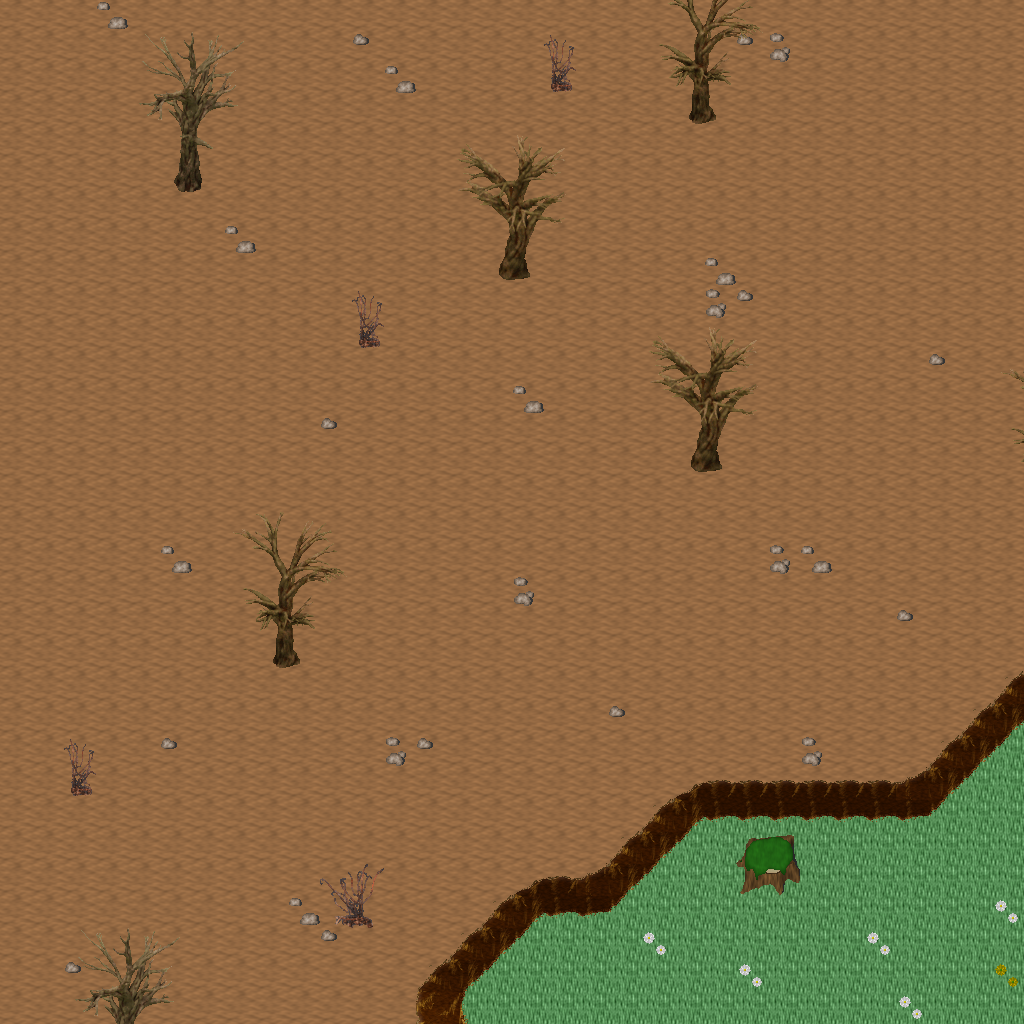

This is a level from a 2D game, rendered from its Tiled map with the project's own tilesets. A one-line summary and the map file follow, with tile-layer data summarised:
An orthogonal 32x32 tile map with 32x32 px tiles, 5 tile layers (Ground, Objects, Objects2, Above, ...), 1 hidden layer not drawn, 21 tilesets.

<map version="1.10" tiledversion="1.11.0" orientation="orthogonal" renderorder="right-down" width="32" height="32" tilewidth="32" tileheight="32" infinite="0" nextlayerid="11" nextobjectid="1">
 <tileset firstgid="1" name="ground_ground" tilewidth="32" tileheight="32" tilecount="33" columns="3">
  <image source="../drawable/ground_ground.png" width="96" height="352" />
 </tileset>
 <tileset firstgid="34" name="ground_ridge_earth_dark" tilewidth="32" tileheight="32" tilecount="96" columns="12">
  <image source="../drawable/ground_ridge_earth_dark.png" width="384" height="256" />
 </tileset>
 <tileset firstgid="130" name="ground_rock_pebbles" tilewidth="32" tileheight="32" tilecount="3" columns="1">
  <image source="../drawable/ground_rock_pebbles.png" width="32" height="96" />
 </tileset>
 <tileset firstgid="133" name="plant_grasses" tilewidth="32" tileheight="32" tilecount="6" columns="3">
  <image source="../drawable/plant_grasses.png" width="96" height="64" />
 </tileset>
 <tileset firstgid="139" name="ground_grass_corners" tilewidth="32" tileheight="32" tilecount="24" columns="6">
  <image source="../drawable/ground_grass_corners.png" width="192" height="128" />
 </tileset>
 <tileset firstgid="163" name="ground_grass_edges" tilewidth="32" tileheight="32" tilecount="36" columns="12">
  <image source="../drawable/ground_grass_edges.png" width="384" height="96" />
 </tileset>
 <tileset firstgid="199" name="plant_flower_daisy_white" tilewidth="32" tileheight="32" tilecount="8" columns="2">
  <image source="../drawable/plant_flower_daisy_white.png" width="64" height="128" />
 </tileset>
 <tileset firstgid="207" name="plant_flower_daisy_yellow" tilewidth="32" tileheight="32" tilecount="8" columns="2">
  <image source="../drawable/plant_flower_daisy_yellow.png" width="64" height="128" />
 </tileset>
 <tileset firstgid="215" name="plant_stump_stump_green" tilewidth="32" tileheight="32" tilecount="4" columns="2">
  <image source="../drawable/plant_stump_stump_green.png" width="64" height="64" />
 </tileset>
 <tileset firstgid="219" name="plant_tree_tree_darkgreen" tilewidth="32" tileheight="32" tilecount="88" columns="8">
  <image source="../drawable/plant_tree_tree_darkgreen.png" width="256" height="352" />
 </tileset>
 <tileset firstgid="307" name="logic_creature_animal" tilewidth="32" tileheight="32" tilecount="32" columns="8">
  <image source="../drawable/logic_creature_animal.png" width="256" height="128" />
 </tileset>
 <tileset firstgid="339" name="logic_item_resources" tilewidth="32" tileheight="32" tilecount="6" columns="6">
  <image source="../drawable/logic_item_resources.png" width="192" height="32" />
 </tileset>
 <tileset firstgid="345" name="logic_item_mushroom" tilewidth="32" tileheight="32" tilecount="6" columns="6">
  <image source="../drawable/logic_item_mushroom.png" width="192" height="32" />
 </tileset>
 <tileset firstgid="351" name="logic_collision" tilewidth="32" tileheight="32" tilecount="1" columns="1">
  <image source="../drawable/logic_collision.png" width="32" height="32" />
 </tileset>
 <tileset firstgid="352" name="plant_tree_dead_tree_5" tilewidth="32" tileheight="32" tilecount="20" columns="4">
  <image source="../drawable/plant_tree_dead_tree_5.png" width="128" height="160" />
 </tileset>
 <tileset firstgid="372" name="plant_tree_dead_tree_6" tilewidth="32" tileheight="32" tilecount="20" columns="4">
  <image source="../drawable/plant_tree_dead_tree_6.png" width="128" height="160" />
 </tileset>
 <tileset firstgid="392" name="plant_tree_dead_tree_7" tilewidth="32" tileheight="32" tilecount="20" columns="4">
  <image source="../drawable/plant_tree_dead_tree_7.png" width="128" height="160" />
 </tileset>
 <tileset firstgid="412" name="plant_bush_large_dead" tilewidth="32" tileheight="32" tilecount="2" columns="1">
  <image source="../drawable/plant_bush_large_dead.png" width="32" height="64" />
 </tileset>
 <tileset firstgid="414" name="plant_bush_large_wide_dead" tilewidth="32" tileheight="32" tilecount="4" columns="2">
  <image source="../drawable/plant_bush_large_wide_dead.png" width="64" height="64" />
 </tileset>
 <tileset firstgid="418" name="logic_creature_reptile" tilewidth="32" tileheight="32" tilecount="7" columns="7">
  <image source="../drawable/logic_creature_reptile.png" width="224" height="32" />
 </tileset>
 <tileset firstgid="425" name="logic_item_herb" tilewidth="32" tileheight="32" tilecount="5" columns="5">
  <image source="../drawable/logic_item_herb.png" width="160" height="32" />
 </tileset>
 <layer id="1" name="Ground" width="32" height="32">
  <data>[1024 cells, 1024 non-empty, 2 distinct tile ids]</data>
 </layer>
 <layer id="2" name="Objects" width="32" height="32">
  <data>[1024 cells, 95 non-empty, 23 distinct tile ids]</data>
 </layer>
 <layer id="3" name="Objects2" width="32" height="32">
  <data>[1024 cells, 11 non-empty, 9 distinct tile ids]</data>
 </layer>
 <layer id="4" name="Above" width="32" height="32">
  <data>[1024 cells, 88 non-empty, 46 distinct tile ids]</data>
 </layer>
 <layer id="5" name="Above2" width="32" height="32">
  <data>[1024 cells, 0 non-empty, 0 distinct tile ids]</data>
 </layer>
 <layer id="6" name="Walkable" width="32" height="32" visible="0">
  <data>[1024 cells, 66 non-empty, 1 distinct tile ids]</data>
 </layer>
 <objectgroup id="7" name="Mapevents" />
 <objectgroup id="8" name="Spawn" />
 <objectgroup id="9" name="Keys" />
 <objectgroup id="10" name="Replace" />
</map>
